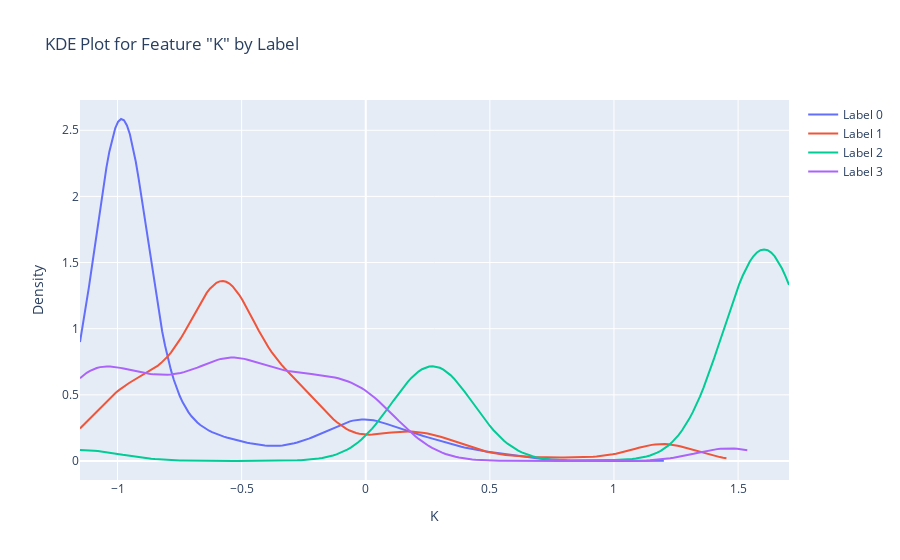
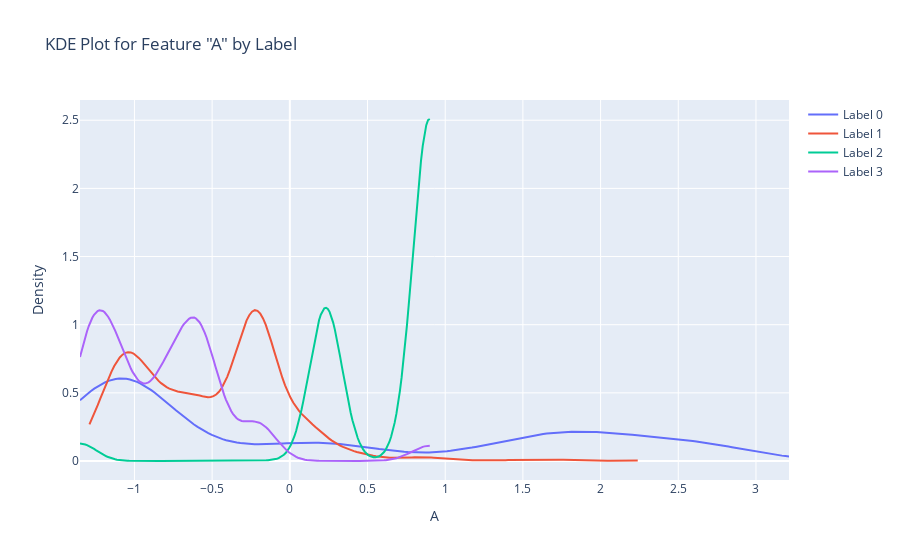
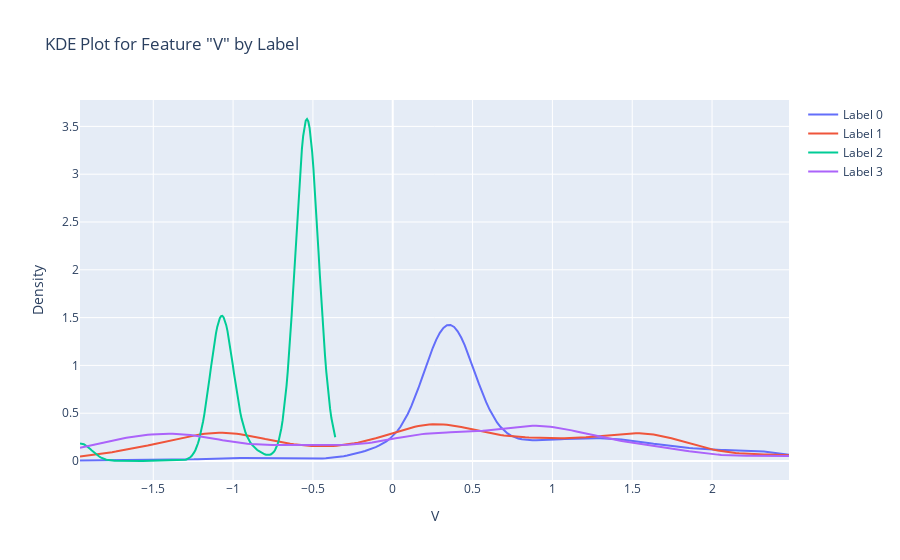

Notebook code for these charts, in order:
### Markdown cell above
### KDE Plots

### Code cell
import pandas as pd
import numpy as np
import plotly.graph_objects as go
from scipy.stats import gaussian_kde

# Rebuild X_test dataframe with column names and true labels
X_test_df = pd.DataFrame(X_test_scaled, columns=X.columns)
X_test_df['label'] = y_test.values

# Get top 3 features from permutation importance
top_features = importance_df.head(3)['Feature'].tolist()

# Plot KDE for each top feature
for feature in top_features:
    fig = go.Figure()

    # Plot KDE for each class
    for label in sorted(X_test_df['label'].unique()):
        # Extract values for this label/class
        data = X_test_df[X_test_df['label'] == label][feature].values

        # Compute KDE
        kde = gaussian_kde(data)
        x_vals = np.linspace(data.min(), data.max(), 200)
        y_vals = kde(x_vals)

        # Add curve to figure
        fig.add_trace(go.Scatter(
            x=x_vals,
            y=y_vals,
            mode='lines',
            name=f'Label {label}'
        ))

    # Update layout
    fig.update_layout(
        title=f'KDE Plot for Feature "{feature}" by Label',
        xaxis_title=feature,
        yaxis_title='Density'
    )

    fig.show()

### Figure 1 — Plotly figure (JSON) as saved in the notebook; plotly's stock layout.template omitted (floating-point values rounded to 4 significant figures; data arrays with more than 128 entries replaced by an {"elided": "..."} marker saying what was removed)
{"data": [{"mode": "lines", "name": "Label 0", "type": "scatter", "x": {"elided": "200 float values"}, "y": {"elided": "200 float values"}}, {"mode": "lines", "name": "Label 1", "type": "scatter", "x": {"elided": "200 float values"}, "y": {"elided": "200 float values"}}, {"mode": "lines", "name": "Label 2", "type": "scatter", "x": {"elided": "200 float values"}, "y": {"elided": "200 float values"}}, {"mode": "lines", "name": "Label 3", "type": "scatter", "x": {"elided": "200 float values"}, "y": {"elided": "200 float values"}}], "layout": {"title": {"text": "KDE Plot for Feature \"K\" by Label"}, "xaxis": {"title": {"text": "K"}}, "yaxis": {"title": {"text": "Density"}}}}

### Figure 2 — Plotly figure (JSON) as saved in the notebook; plotly's stock layout.template omitted (floating-point values rounded to 4 significant figures; data arrays with more than 128 entries replaced by an {"elided": "..."} marker saying what was removed)
{"data": [{"mode": "lines", "name": "Label 0", "type": "scatter", "x": {"elided": "200 float values"}, "y": {"elided": "200 float values"}}, {"mode": "lines", "name": "Label 1", "type": "scatter", "x": {"elided": "200 float values"}, "y": {"elided": "200 float values"}}, {"mode": "lines", "name": "Label 2", "type": "scatter", "x": {"elided": "200 float values"}, "y": {"elided": "200 float values"}}, {"mode": "lines", "name": "Label 3", "type": "scatter", "x": {"elided": "200 float values"}, "y": {"elided": "200 float values"}}], "layout": {"title": {"text": "KDE Plot for Feature \"A\" by Label"}, "xaxis": {"title": {"text": "A"}}, "yaxis": {"title": {"text": "Density"}}}}

### Figure 3 — Plotly figure (JSON) as saved in the notebook; plotly's stock layout.template omitted (floating-point values rounded to 4 significant figures; data arrays with more than 128 entries replaced by an {"elided": "..."} marker saying what was removed)
{"data": [{"mode": "lines", "name": "Label 0", "type": "scatter", "x": {"elided": "200 float values"}, "y": {"elided": "200 float values"}}, {"mode": "lines", "name": "Label 1", "type": "scatter", "x": {"elided": "200 float values"}, "y": {"elided": "200 float values"}}, {"mode": "lines", "name": "Label 2", "type": "scatter", "x": {"elided": "200 float values"}, "y": {"elided": "200 float values"}}, {"mode": "lines", "name": "Label 3", "type": "scatter", "x": {"elided": "200 float values"}, "y": {"elided": "200 float values"}}], "layout": {"title": {"text": "KDE Plot for Feature \"V\" by Label"}, "xaxis": {"title": {"text": "V"}}, "yaxis": {"title": {"text": "Density"}}}}
